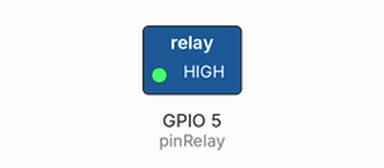
Simulated run of this sketch. Board: ESP32. Shown: switched loads named in the sketch (green lamp = pin HIGH). Dashed ring = blinking. WiFi joins after 1.5 s; servers stay silent unless stated; what the sketch prints to the serial monitor is not drawn.

Above: at 2.0 s.
Timing chart, 0 to 6.1 s (numbered marks = the images above):
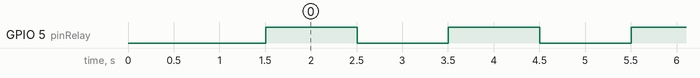

The sketch:

4_ESP32_WebUpdate_Relay.ino
```cpp
#include <WiFi.h>
#include <WiFiClient.h>
#include <WebServer.h>
#include <ESPmDNS.h>
#include <Update.h>

const char* host = "MyESP32";
const char* ssid = "HUAWEI";
const char* password = "sam6612599";

WebServer server(80);

const int pinRelay = 5;
unsigned long previousMillis = 0;
const long interval = 1000;
int relayState = LOW;
//***************************************************************************************************
/* Style */
String style =
  "<style>#file-input,input{width:100%;height:44px;border-radius:4px;margin:10px auto;font-size:15px}"
  "input{background:#f1f1f1;border:0;padding:0 15px}body{background:#3498db;font-family:sans-serif;font-size:14px;color:#777}"
  "#file-input{padding:0;border:1px solid #ddd;line-height:44px;text-align:left;display:block;cursor:pointer}"
  "#bar,#prgbar{background-color:#f1f1f1;border-radius:10px}#bar{background-color:#3498db;width:0%;height:10px}"
  "form{background:#fff;max-width:258px;margin:75px auto;padding:30px;border-radius:5px;text-align:center}"
  ".btn{background:#3498db;color:#fff;cursor:pointer}</style>";

/* Login page */
String loginIndex =
  "<form name=loginForm>"
  "<h1>ESP32 Login</h1>"
  "<input name=userid placeholder='User ID'> "
  "<input name=pwd placeholder=Password type=Password> "
  "<input type=submit onclick=check(this.form) class=btn value=Login></form>"
  "<script>"
  "function check(form) {"
  "if(form.userid.value=='admin' && form.pwd.value=='admin')"
  "{window.open('/serverIndex')}"
  "else"
  "{alert('Error Password or Username')}"
  "}"
  "</script>" + style;

/* Server Index Page */
String serverIndex =
  "<script src='https://ajax.googleapis.com/ajax/libs/jquery/3.2.1/jquery.min.js'></script>"
  "<form method='POST' action='#' enctype='multipart/form-data' id='upload_form'>"
  "<input type='file' name='update' id='file' onchange='sub(this)' style=display:none>"
  "<label id='file-input' for='file'>   Choose file...</label>"
  "<input type='submit' class=btn value='Update'>"
  "<br><br>"
  "<div id='prg'></div>"
  "<br><div id='prgbar'><div id='bar'></div></div><br></form>"
  "<script>"
  "function sub(obj){"
  "var fileName = obj.value.split('\\\\');"
  "document.getElementById('file-input').innerHTML = '   '+ fileName[fileName.length-1];"
  "};"
  "$('form').submit(function(e){"
  "e.preventDefault();"
  "var form = $('#upload_form')[0];"
  "var data = new FormData(form);"
  "$.ajax({"
  "url: '/update',"
  "type: 'POST',"
  "data: data,"
  "contentType: false,"
  "processData:false,"
  "xhr: function() {"
  "var xhr = new window.XMLHttpRequest();"
  "xhr.upload.addEventListener('progress', function(evt) {"
  "if (evt.lengthComputable) {"
  "var per = evt.loaded / evt.total;"
  "$('#prg').html('progress: ' + Math.round(per*100) + '%');"
  "$('#bar').css('width',Math.round(per*100) + '%');"
  "}"
  "}, false);"
  "return xhr;"
  "},"
  "success:function(d, s) {"
  "console.log('success!') "
  "},"
  "error: function (a, b, c) {"
  "}"
  "});"
  "});"
  "</script>" + style;

//***************************************************************************************************
void setup(void) {
  Serial.begin(115200);
  pinMode(pinRelay, OUTPUT);

  //Connect to WiFi network
  WiFi.begin(ssid, password);
  Serial.println("");

  //Wait for connection
  while (WiFi.status() != WL_CONNECTED) {
    delay(500);
    Serial.print(".");
  }
  Serial.println("");
  Serial.print(">> Connected to ");
  Serial.println(ssid);
  Serial.print(">> IP address: ");
  Serial.println(WiFi.localIP());

  /*use mdns for host name resolution*/
  if (!MDNS.begin(host)) {                                                   // http://MyESP32.local
    Serial.println(">> Error setting up MDNS responder!");
    while (1) {
      delay(1000);
    }
  }
  Serial.println(">> mDNS responder started.");
  /*return index page which is stored in serverIndex */
  server.on("/", HTTP_GET, []() {
    server.sendHeader("Connection", "close");
    server.send(200, "text/html", loginIndex);
  });
  server.on("/serverIndex", HTTP_GET, []() {
    server.sendHeader("Connection", "close");
    server.send(200, "text/html", serverIndex);
  });
  /*handling uploading firmware file */
  server.on("/update", HTTP_POST, []() {
    server.sendHeader("Connection", "close");
    server.send(200, "text/plain", (Update.hasError()) ? "FAIL" : "OK");
    ESP.restart();
  }, []() {
    HTTPUpload& upload = server.upload();
    if (upload.status == UPLOAD_FILE_START) {
      Serial.printf("Update: %s\n", upload.filename.c_str());
      if (!Update.begin(UPDATE_SIZE_UNKNOWN)) {                              //Start with max available size
        Update.printError(Serial);
      }
    } else if (upload.status == UPLOAD_FILE_WRITE) {
      /* flashing firmware to ESP*/
      if (Update.write(upload.buf, upload.currentSize) != upload.currentSize) {
        Update.printError(Serial);
      }
    } else if (upload.status == UPLOAD_FILE_END) {
      if (Update.end(true)) {                                                //True to set the size to the current progress
        Serial.printf("Update Success: %u\nRebooting...\n", upload.totalSize);
      } else {
        Update.printError(Serial);
      }
    }
  });
  server.begin();
}
//***************************************************************************************************
void loop(void) {
  server.handleClient();
  delay(1);

  //In this program, we have not used delay() for blinking an LED, because ESP32 pauses your program during the delay().
  //If a web page is requested while Arduino is paused waiting for the delay() to pass, your program will miss that request.

  unsigned long currentMillis = millis();
  if (currentMillis - previousMillis >= interval) {
    previousMillis = currentMillis;
    relayState = not(relayState);
    digitalWrite(pinRelay,  relayState);
  }
}
//***************************************************************************************************
```

Measured:
- by itself, GPIO 5 (pinRelay): alternates HIGH for 1.0 s and LOW for 1.0 s
